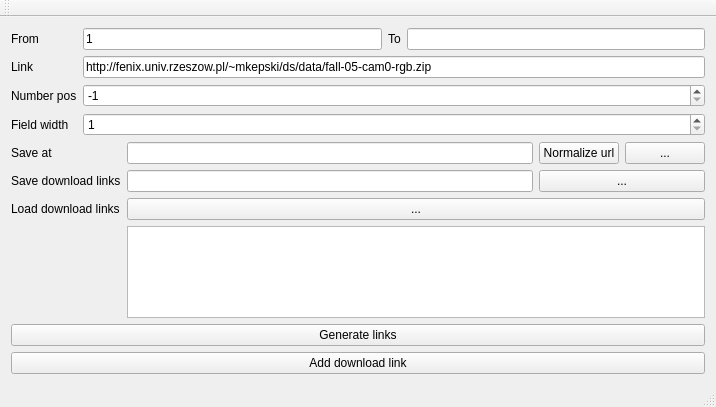
<?xml version="1.0" encoding="UTF-8"?>
<ui version="4.0">
 <class>MainWindow</class>
 <widget class="QMainWindow" name="MainWindow">
  <property name="geometry">
   <rect>
    <x>0</x>
    <y>0</y>
    <width>716</width>
    <height>407</height>
   </rect>
  </property>
  <property name="windowTitle">
   <string>LinkGenerator</string>
  </property>
  <widget class="QWidget" name="centralWidget">
   <layout class="QVBoxLayout" name="verticalLayout">
    <item>
     <layout class="QGridLayout" name="gridLayout">
      <item row="0" column="0">
       <widget class="QLabel" name="label">
        <property name="text">
         <string>From</string>
        </property>
       </widget>
      </item>
      <item row="0" column="1">
       <widget class="QLineEdit" name="lineEditFrom">
        <property name="text">
         <string>1</string>
        </property>
       </widget>
      </item>
      <item row="0" column="2">
       <widget class="QLabel" name="label_2">
        <property name="text">
         <string>To</string>
        </property>
       </widget>
      </item>
      <item row="0" column="3">
       <widget class="QLineEdit" name="lineEditTo"/>
      </item>
      <item row="1" column="0">
       <widget class="QLabel" name="label_3">
        <property name="text">
         <string>Link</string>
        </property>
       </widget>
      </item>
      <item row="2" column="0">
       <widget class="QLabel" name="label_6">
        <property name="text">
         <string>Number pos</string>
        </property>
       </widget>
      </item>
      <item row="3" column="0">
       <widget class="QLabel" name="label_4">
        <property name="text">
         <string>Field width</string>
        </property>
       </widget>
      </item>
      <item row="3" column="1" colspan="3">
       <widget class="QSpinBox" name="spinBoxFiledWidth">
        <property name="minimum">
         <number>1</number>
        </property>
       </widget>
      </item>
      <item row="2" column="1" colspan="3">
       <widget class="QSpinBox" name="spinBoxNumPos">
        <property name="minimum">
         <number>-1</number>
        </property>
        <property name="value">
         <number>-1</number>
        </property>
       </widget>
      </item>
      <item row="1" column="1" colspan="3">
       <widget class="QLineEdit" name="lineEditLink">
        <property name="text">
         <string>http://fenix.univ.rzeszow.pl/~mkepski/ds/data/fall-05-cam0-rgb.zip</string>
        </property>
       </widget>
      </item>
     </layout>
    </item>
    <item>
     <layout class="QGridLayout" name="gridLayout_2">
      <item row="0" column="0">
       <widget class="QLabel" name="label_5">
        <property name="text">
         <string>Save at</string>
        </property>
       </widget>
      </item>
      <item row="4" column="0" colspan="4">
       <widget class="QPushButton" name="pushButtonGenLinks">
        <property name="sizePolicy">
         <sizepolicy hsizetype="Expanding" vsizetype="Fixed">
          <horstretch>0</horstretch>
          <verstretch>0</verstretch>
         </sizepolicy>
        </property>
        <property name="text">
         <string>Generate links</string>
        </property>
       </widget>
      </item>
      <item row="2" column="1" colspan="3">
       <widget class="QPushButton" name="pushButtonLoadDownloadLinks">
        <property name="text">
         <string>...</string>
        </property>
       </widget>
      </item>
      <item row="5" column="0" colspan="4">
       <widget class="QPushButton" name="pushButtonAddDownloadLink">
        <property name="text">
         <string>Add download link</string>
        </property>
       </widget>
      </item>
      <item row="3" column="1" colspan="3">
       <widget class="QPlainTextEdit" name="plainTextEditResult"/>
      </item>
      <item row="1" column="1">
       <widget class="QLineEdit" name="lineEditSaveDownloadLink"/>
      </item>
      <item row="1" column="0">
       <widget class="QLabel" name="label_7">
        <property name="text">
         <string>Save download links</string>
        </property>
       </widget>
      </item>
      <item row="0" column="3">
       <widget class="QPushButton" name="pushButtonOpenSaveAt">
        <property name="sizePolicy">
         <sizepolicy hsizetype="Maximum" vsizetype="Fixed">
          <horstretch>0</horstretch>
          <verstretch>0</verstretch>
         </sizepolicy>
        </property>
        <property name="text">
         <string>...</string>
        </property>
       </widget>
      </item>
      <item row="2" column="0">
       <widget class="QLabel" name="label_8">
        <property name="text">
         <string>Load download links</string>
        </property>
       </widget>
      </item>
      <item row="0" column="1">
       <widget class="QLineEdit" name="lineEditSaveAt">
        <property name="sizePolicy">
         <sizepolicy hsizetype="Expanding" vsizetype="Fixed">
          <horstretch>0</horstretch>
          <verstretch>0</verstretch>
         </sizepolicy>
        </property>
       </widget>
      </item>
      <item row="0" column="2">
       <widget class="QPushButton" name="pushButtonNormalizeUrl">
        <property name="text">
         <string>Normalize url</string>
        </property>
       </widget>
      </item>
      <item row="1" column="2" colspan="2">
       <widget class="QPushButton" name="pushButtonSaveDownloadLink">
        <property name="text">
         <string>...</string>
        </property>
       </widget>
      </item>
     </layout>
    </item>
   </layout>
  </widget>
  <widget class="QToolBar" name="mainToolBar">
   <attribute name="toolBarArea">
    <enum>TopToolBarArea</enum>
   </attribute>
   <attribute name="toolBarBreak">
    <bool>false</bool>
   </attribute>
  </widget>
  <widget class="QStatusBar" name="statusBar"/>
 </widget>
 <layoutdefault spacing="6" margin="11"/>
 <resources/>
 <connections/>
</ui>
